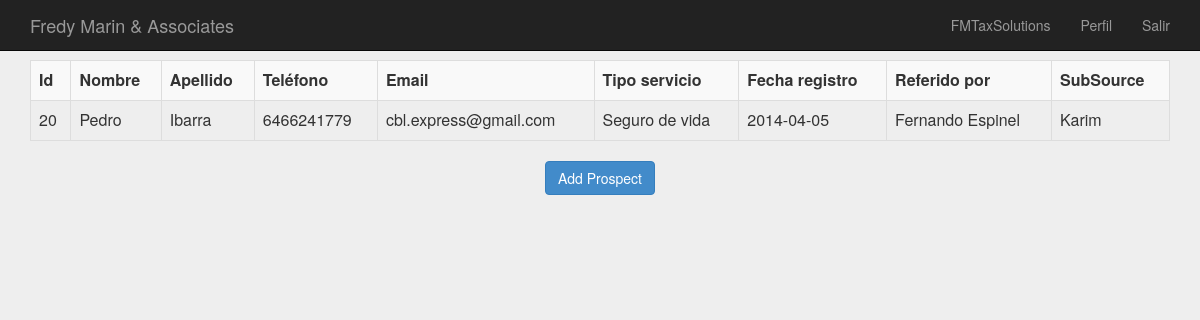
/clientes/index.php (signed in), run on the app's committed database.
### tables this page shows
CREATE TABLE IF NOT EXISTS `clientes` (
  `id_cliente` int(7) NOT NULL AUTO_INCREMENT,
  `nombre_cliente` varchar(20) NOT NULL,
  `apellido_cliente` varchar(20) DEFAULT NULL,
  `telefono_cliente` varchar(16) DEFAULT NULL,
  `email_cliente` varchar(40) DEFAULT NULL,
  `fecha_registro` date NOT NULL,
  `tipo_servicio` varchar(20) NOT NULL,
  `id_vendedor` int(4) NOT NULL,
  `subsource` varchar(40) DEFAULT 'none',
  `creado_por` int(4) DEFAULT NULL,
  PRIMARY KEY (`id_cliente`)
);

CREATE TABLE IF NOT EXISTS `usuarios` (
  `id` int(5) NOT NULL AUTO_INCREMENT,
  `fecha` varchar(10) NOT NULL,
  `nick` varchar(20) NOT NULL,
  `pass` varchar(32) NOT NULL,
  `mail` varchar(40) NOT NULL,
  `ip` varchar(15) NOT NULL,
  `perfil` varchar(14) NOT NULL,
  `tipoperfil` int(2) NOT NULL,
  `nombre_completo` varchar(40) DEFAULT NULL,
  `movil` varchar(20) DEFAULT NULL,
  `creado_por` int(4) DEFAULT NULL,
  PRIMARY KEY (`id`),
  KEY `nick` (`nick`,`pass`)
);

### clientes/index.php (the view, shortened to what this page needs)
<?php
include("../conexion.php");
?>
<html>
<head>
    <link href="../estilos/bootstrap.min.css" rel="stylesheet">
    <link href="../estilos/signin.css" rel="stylesheet">
</head>
<body>
<br />
<div class="container">
<?php
echo "<table class='table table-striped table-bordered' >";
echo "<tr>";
echo "<td><b>Id</b></td>";
echo "<td><b>Nombre</b></td>";
echo "<td><b>Apellido</b></td>";
echo "<td><b>Tel&eacute;fono</b></td>";
echo "<td><b>Email</b></td>";
echo "<td><b>Tipo servicio</b></td>";
echo "<td><b>Fecha registro</b></td>";
echo "<td><b>Referido por</b></td>";
echo "<td><b>SubSource</b></td>";
echo "</tr>";
        if (isset($_GET['pagina']) ) {
    	$num_pagina = (int) $_GET['pagina'];
    	$num_pagina2 = $num_pagina * 30;
    	}
    	else {
    	$num_pagina2 = 0;
    	}
    if ($_SESSION['perfil'] == "administrador") {
        $result = mysql_query("SELECT sim.*, usuarios.nombre_completo FROM clientes As sim INNER JOIN usuarios As usuarios ON sim.id_vendedor = usuarios.id LIMIT $num_pagina2 , 30") or trigger_error(mysql_error());
    }else if ($_SESSION['perfil'] == "team") {
        $creado_por = $_SESSION['id'];
        $result = mysql_query("SELECT sim.*, usuarios.nombre_completo FROM clientes As sim INNER JOIN usuarios As usuarios ON sim.id_vendedor = usuarios.id WHERE sim.creado_por = '$creado_por' LIMIT $num_pagina2 , 30") or trigger_error(mysql_error());
    }else if ($_SESSION['perfil'] == "vendedor") {
        $id_vendedor_ses = $_SESSION['id'];
        $result = mysql_query("SELECT sim.*, usuarios.nombre_completo FROM clientes As sim INNER JOIN usuarios As usuarios ON sim.id_vendedor = usuarios.id WHERE id_vendedor = '$id_vendedor_ses' LIMIT $num_pagina2 , 30") or trigger_error(mysql_error());
    }
while($row = mysql_fetch_array($result)){
foreach($row AS $key => $value) { $row[$key] = stripslashes($value); }
echo "<tr>";
echo "<td valign='top'>" . nl2br( $row['id_cliente']) . "</td>";
echo "<td valign='top'>" . nl2br( $row['nombre_cliente']) . "</td>";
echo "<td valign='top'>" . nl2br( $row['apellido_cliente']) . "</td>";
echo "<td valign='top'>" . nl2br( $row['telefono_cliente']) . "</td>";
echo "<td valign='top'>" . nl2br( $row['email_cliente']) . "</td>";
echo "<td valign='top'>" . nl2br( $row['tipo_servicio']) . "</td>";
echo "<td valign='top'>" . nl2br( $row['fecha_registro']) . "</td>";
echo "<td valign='top'>" . nl2br( $row['nombre_completo']) . "</td>";
echo "<td valign='top'>" . nl2br( $row['subsource']) . "</td>";
echo "</tr>";
}
echo "</table>";
	echo "<center>";
?>
		<a href='agregar.php' class='btn btn-primary' role='button'>Add Prospect</a>
	</div>
</body>
</html>

### estilos/signin.css (style rules this page uses)
body { padding-top: 40px; padding-bottom: 40px; background-color: #eee; }

### data on the page
clientes: id_cliente "20", nombre_cliente "Pedro", apellido_cliente "Ibarra", telefono_cliente "6466241779", email_cliente "cbl.express@gmail.com", tipo_servicio "Seguro de vida", fecha_registro "2014-04-05", usuarios.nombre_completo "Fernando Espinel", subsource "Karim"

### other printed values
$_SESSION['nick'] "FMTaxSolutions"
